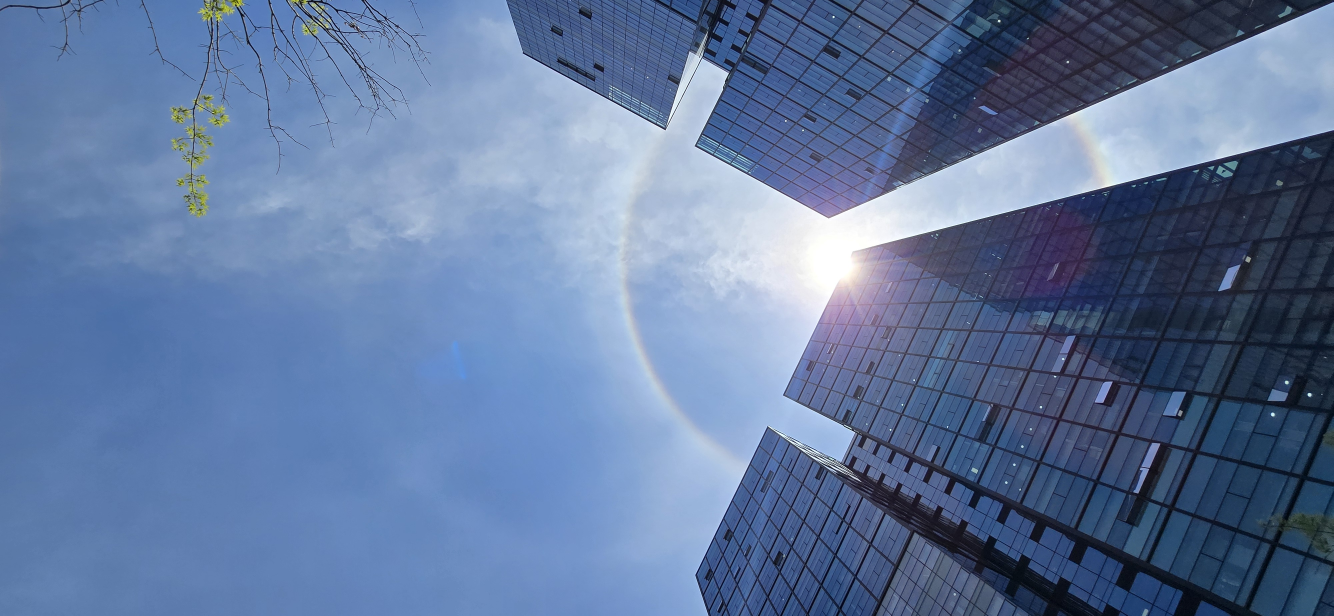
#> input picture opencv/data/sample.jpg, 4000 x 1848 px (shown at 1/3 size)
$ jupyter execute 06_color.ipynb
#> lines starting #> are read from the running program, lines starting #| are printed output that depends on the picture; after the words box and inside, x2 and y2 are one past the last pixel; in counts of white or black regions, pixels touching at a corner belong together
[cell 1]
import cv2
import matplotlib.pyplot as plt

[cell 2]
img1 = cv2.imread('./data/sample.jpg')
#> img1 is the input picture: shape (1848, 4000, 3); mean B, G, R 157.9, 119.8, 97.6
img1 = cv2.cvtColor(img1, cv2.COLOR_BGR2RGB)
plt.imshow(img1)

[cell 3]
img2 = cv2.imread('./data/watermark_no_copy.png')
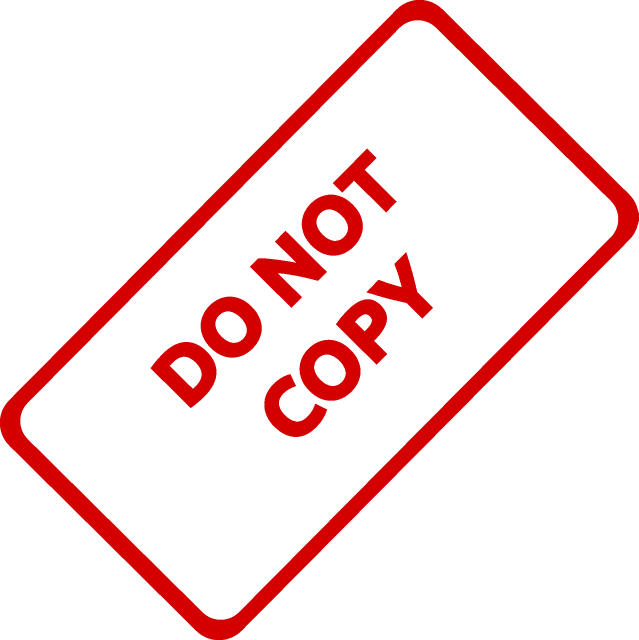
#> input picture opencv/data/watermark_no_copy.png, 1277 x 1280 px (shown at 1/2 size)
#> img2 is the input picture: shape (1280, 1277, 3); mean B, G, R 226.7, 226.7, 250.2
img2 = cv2.cvtColor(img2, cv2.COLOR_BGR2RGB)
plt.imshow(img2)

[cell 4]
img1.shape, img2.shape
#> Out = ((1848, 4000, 3), (1280, 1277, 3))

[cell 5]
img2 = cv2.resize(img2, (img1.shape[1], img1.shape[0]))
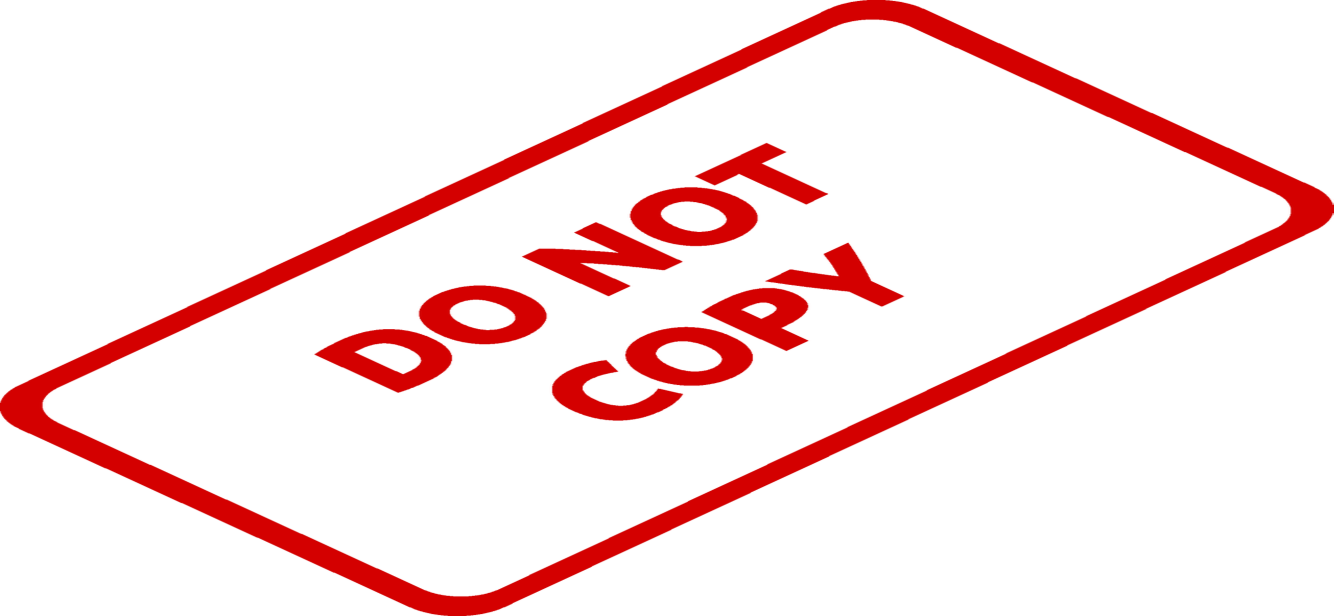
#> img2: shape (1848, 4000, 3) (shown at 1/3 size); mean R, G, B 250.2, 226.7, 226.7
img1.shape, img2.shape
#> Out = ((1848, 4000, 3), (1848, 4000, 3))

[cell 6]
blended = cv2.addWeighted(src1=img1, alpha=0.5, src2=img2, beta=0.5, gamma=0)
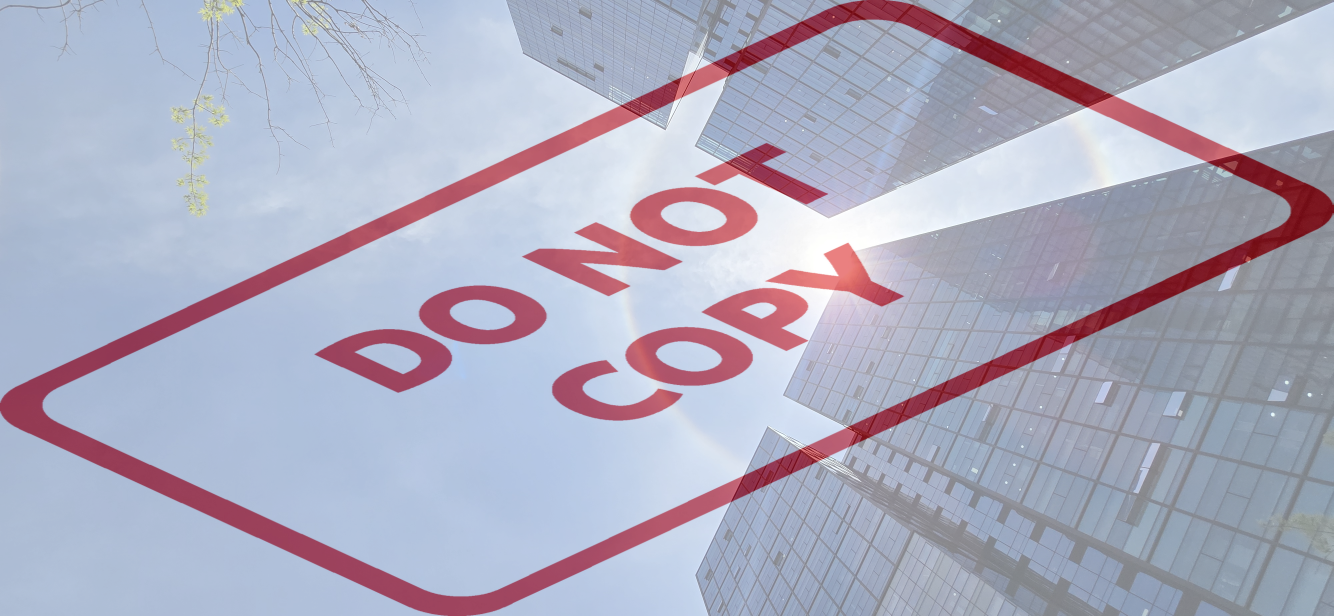
#> blended: shape (1848, 4000, 3) (shown at 1/3 size); mean R, G, B 173.9, 173.3, 192.3
plt.imshow(blended)

[cell 7]
img2 = cv2.resize(img2, (600, 600))
#> img2: shape (600, 600, 3)
plt.imshow(img2)

[cell 8]
large_img = img1
small_img = img2

x_offset = 0
y_offset = 0

[cell 9]
x_end = x_offset + small_img.shape[1]
#> x_end = 600
y_end = y_offset + small_img.shape[0]
#> y_end = 600

large_img[y_offset:y_end, x_offset:x_end] = small_img

plt.imshow(large_img)

[cell 10]
img1 = cv2.imread('./data/sample.jpg')
img1 = cv2.cvtColor(img1, cv2.COLOR_BGR2RGB)
img2 = cv2.imread('./data/watermark_no_copy.png')
img2 = cv2.cvtColor(img2, cv2.COLOR_BGR2RGB)
img2 = cv2.resize(img2, (600, 600))

img1.shape, img2.shape
#> Out = ((1848, 4000, 3), (600, 600, 3))

[cell 11]
x_offset = img1.shape[1] - img2.shape[1]
y_offset = img1.shape[0] - img2.shape[0]
x_offset, y_offset

[cell 12]
roi = img1[y_offset : img1.shape[0], x_offset : img1.shape[1]]
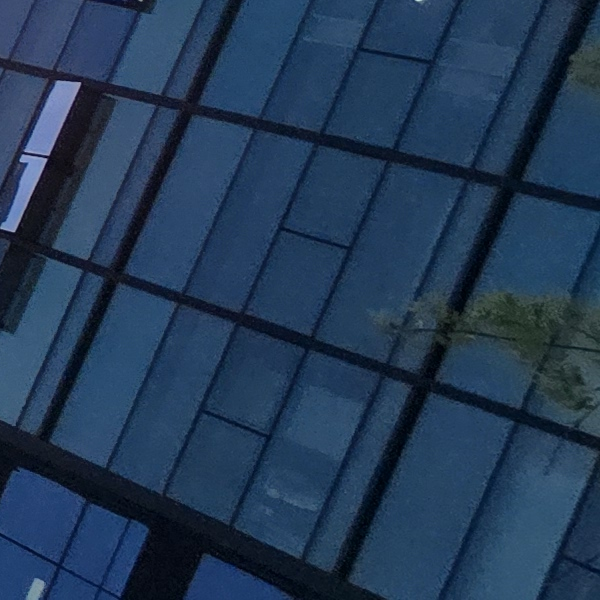
#> roi: shape (600, 600, 3); mean R, G, B 34.7, 57.8, 85.3
plt.imshow(roi) # region of interest

[cell 13]
img2_gray = cv2.cvtColor(img2, cv2.COLOR_RGB2GRAY)
plt.imshow(img2_gray, cmap='gray')

[cell 14]
mask_inv = cv2.bitwise_not(img2_gray)
plt.imshow(mask_inv, cmap='gray')

[cell 15]
mask_inv.shape

[cell 16]
fg = cv2.bitwise_or(img2, img2, mask=mask_inv) # mask의 모양대로 img2의 특정 영역만 남김
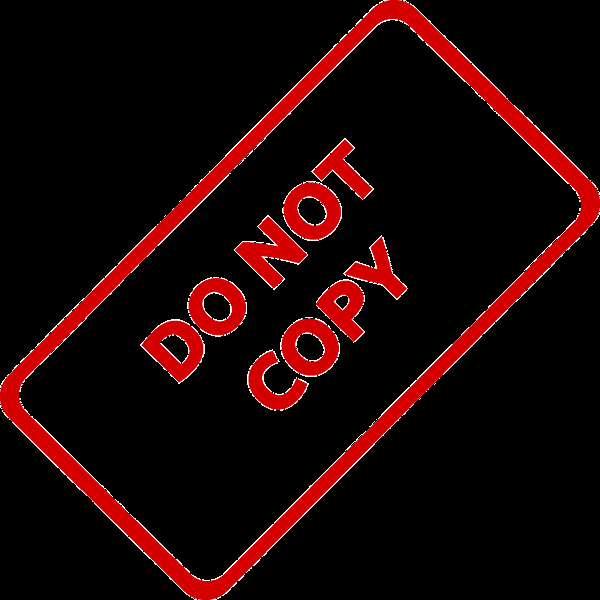
#> fg: shape (600, 600, 3); mean R, G, B 27.8, 4.3, 4.3
plt.imshow(fg)

[cell 17]
final_roi = cv2.bitwise_or(roi, fg)
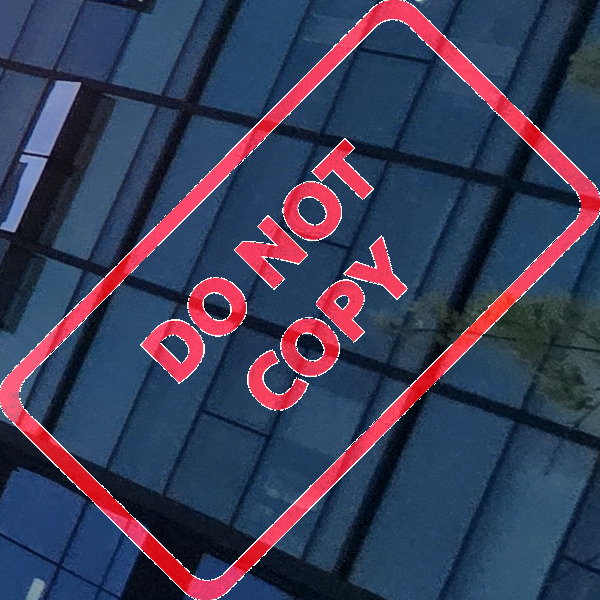
#> final_roi: shape (600, 600, 3); mean R, G, B 61.1, 61.2, 88.2
plt.imshow(final_roi)

[cell 18]
img1[y_offset : y_offset + img2.shape[0], x_offset : x_offset + img2.shape[1]] = (
    final_roi
)
plt.imshow(img1)

[cell 19]
src = cv2.imread('./data/airplane.bmp')
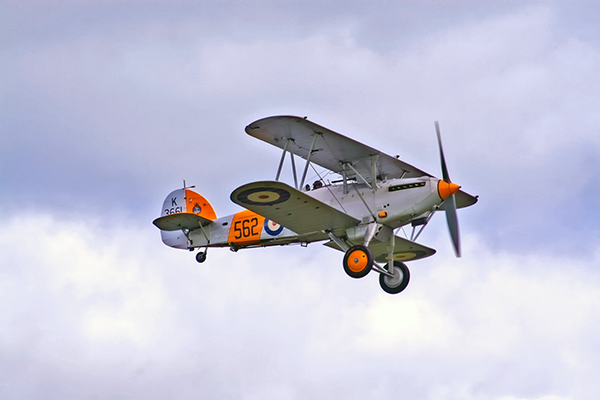
#> input picture opencv/data/airplane.bmp, 600 x 400 px
#> src is the input picture: shape (400, 600, 3); mean B, G, R 217.1, 197.6, 196.8
src = cv2.cvtColor(src, cv2.COLOR_BGR2RGB)
plt.imshow(src)

[cell 20]
mask = cv2.imread('./data/mask_plane.bmp', cv2.IMREAD_GRAYSCALE)
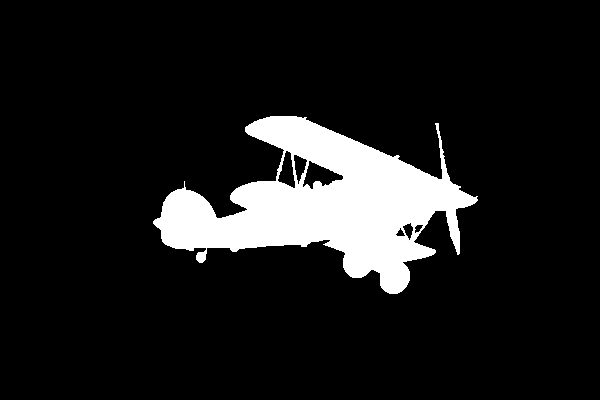
#> input picture opencv/data/mask_plane.bmp, 600 x 400 px
#> mask: shape (400, 600); 10.8% white; 1 white region, box (x1, y1, x2, y2) and area: (153, 116, 478, 294) 25896
plt.imshow(mask, cmap='gray')

[cell 21]
dst = cv2.imread('./data/field.bmp')
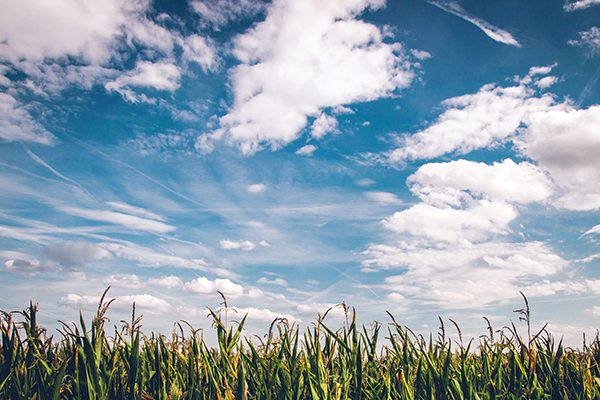
#> input picture opencv/data/field.bmp, 600 x 400 px
#> dst is the input picture: shape (400, 600, 3); mean B, G, R 173.2, 160.3, 141.8
dst = cv2.cvtColor(dst, cv2.COLOR_BGR2RGB)
plt.imshow(dst)

[cell 22]
plt.imshow(cv2.copyTo(src, mask, dst))
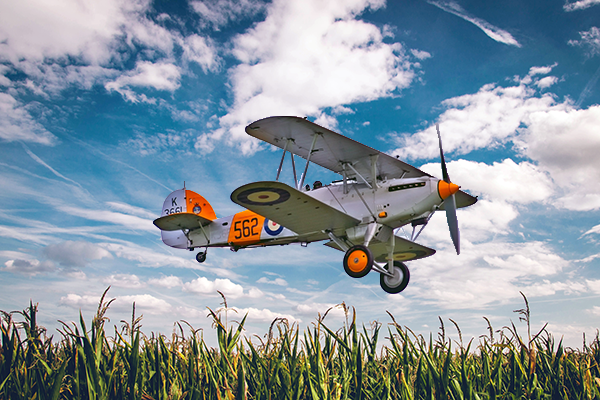
#> dst: shape (400, 600, 3); mean R, G, B 137.1, 151.1, 160.7
